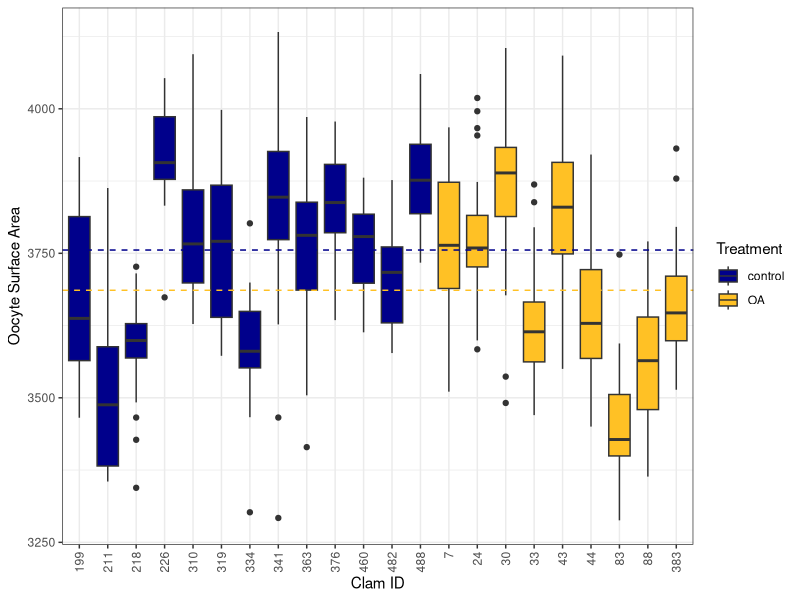

Write the R code that produced this figure.
#Load libraries
library(ggplot2)
library(nlme)

#read in data
egg.dat<-read.csv('clam egg size.csv')

#linear mixed effects model of the effect of OA treatment on egg surface area (individual eggs)
egg.size<-lme(Area~as.factor(Treatment), random=~1|Clam_Num, data=egg.dat, na.action=na.omit)

summary(egg.size)

#consider egg size as average per spawner
egg.sub<-subset(egg.dat, select=c(Clam_Num, Area, Treatment))
egg.avg<-aggregate(Area~Clam_Num, data=egg.sub, FUN=mean)
egg.treatment<-unique(subset(egg.sub, select=c(Clam_Num, Treatment)))
egg.avg2<-merge(x=egg.avg, y=egg.treatment, by='Clam_Num', all.x=T)

#lme (average egg size per female)
egg.size2<-lme(Area~as.factor(Treatment), random=~1|Clam_Num, data=egg.avg2, na.action=na.omit)

summary(egg.size2)

#plot of egg size by individual clam and treatment
ggplot(data=egg.dat, aes(x=interaction(as.factor(Clam_Num), Treatment), y=Area, fill=Treatment)) +
  geom_boxplot() +
  theme_bw() +
  geom_hline(yintercept=3755.66, color='darkblue', linetype='dashed')+
  geom_hline(yintercept=3686.09, color='goldenrod1', linetype='dashed')+
  scale_fill_manual(values=c('darkblue', 'goldenrod1')) +
  scale_x_discrete(labels = c('199', '211', '218', '226', '310', '319', '334', '341', '363', '376', '460', '482', '488', '7', '24', '30', '33', '43', '44', '83', '88', '383')) +
  theme(axis.text.x = element_text(angle = 90, vjust = 0.5, hjust=1)) +
  xlab('Clam ID') +
  ylab('Oocyte Surface Area')
